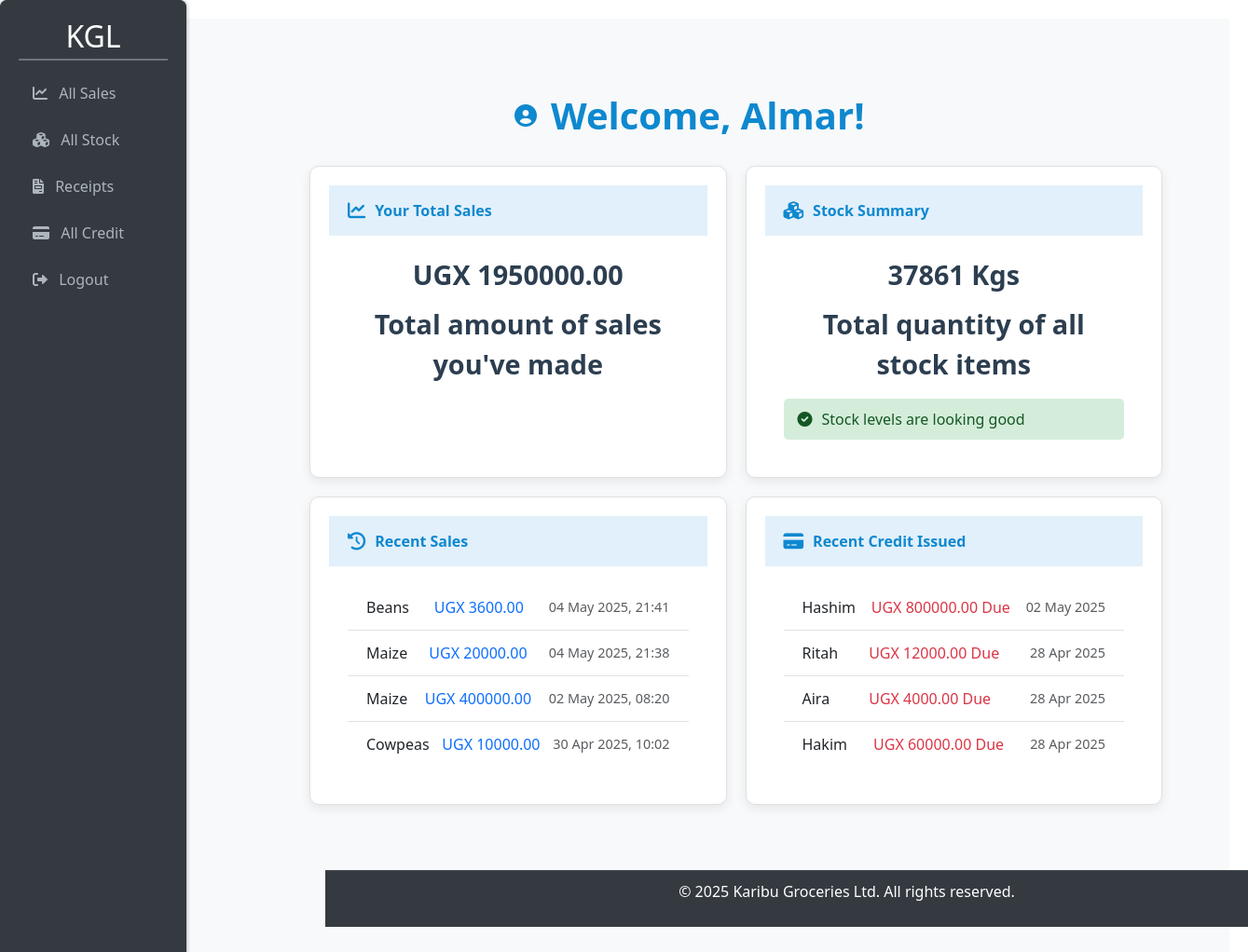
Screenshot of /dash1/ (signed in) with the database file from the repository.
### kgl_app/models.py (models this page shows, shortened)
class Userprofile(AbstractUser):
    managed_branches = models.ManyToManyField(Branch, related_name="managers", blank=True)
    is_salesagent= models.BooleanField(default=False)
    is_manager= models.BooleanField(default=False)
    is_owner= models.BooleanField(default=False)
    username =models.CharField(max_length=25,unique=True)
    email =models.EmailField(max_length=25, unique=True)
    address = models.CharField(max_length=50, blank=True)
    phonenumber =models.CharField(max_length= 20,blank=True)
    gender = models.CharField(max_length=10, blank=True)
    branch = models.ForeignKey(Branch, on_delete=models.SET_NULL, null=True, blank=True, related_name="users")
    groups = models.ManyToManyField(
        Group,
        related_name="userprofile_groups",
        blank=True,
        help_text="The groups this user belongs to.",
        verbose_name="groups"
    )
    user_permissions = models.ManyToManyField(
        Permission,
        related_name="userprofile_permissions",
        blank=True,
        help_text="Specific permissions for this user.",
        verbose_name="user permissions"
    )

class Sales(models.Model):
    product_name=models.ForeignKey(Stock, on_delete=models.CASCADE)
    tonnage=models.IntegerField()
    amount_paid =models.IntegerField(default=0,blank =False)
    buyers_name=models.CharField(max_length=35)
    date_and_time =models.DateTimeField(auto_now_add=True)
    salesagent_name=models.ForeignKey(Userprofile, on_delete=models.CASCADE,null=True)
    is_sold_on_cash=models.BooleanField(default=False)
    branch =models.ForeignKey(Branch, on_delete=models.CASCADE,null=True)
    selling_price=models.IntegerField(null=True,blank=True)
    def total_sales(self):
        return self.product_name.selling_price * self.tonnage

class Stock(models.Model):
    name_of_produce=models.CharField(max_length =255)
    type_of_produce =models.ForeignKey(ProduceType,on_delete=models.CASCADE,null=False,)
    date_and_time_of_produce= models.DateTimeField(auto_now_add =True)
    received_quantity = models.IntegerField(blank=False,null=False,default=0)
    issued_quantity=models.IntegerField(blank=False,null=False,default=0)
    tonnage =models.IntegerField(blank = False,null=False,default=0)
    cost=models.IntegerField(blank =False,default=25)
    name_of_dealer=models.CharField(max_length=255)
    branch=models.ForeignKey(Branch, on_delete=models.CASCADE,null=False,default=0)
    contact=models.CharField(default=20,null=False)
    selling_price=models.IntegerField(null=True,blank=True)
    current_stock =models.IntegerField(null=True,blank=False)
    def __str__(self):
        return self.name_of_produce

class Credit(models.Model):
    buyer_name=models.CharField(max_length=255)
    NIN=models.CharField(unique=True)
    location=models.CharField(max_length=25,default=35)
    contact =models.IntegerField(default=20)
    amount_due=models.IntegerField(default=False)
    due_date=models.DateTimeField(auto_now_add=True)
    product_name=models.ForeignKey(Stock, on_delete=models.CASCADE,null=True)
    branch = models.ForeignKey(Branch, on_delete=models.CASCADE,null=True)
    salesagent_name=models.ForeignKey(Userprofile, on_delete=models.CASCADE,null=True)
    type_of_produce =models.ForeignKey(ProduceType,on_delete=models.CASCADE,null=True)
    tonnage =models.IntegerField(blank = False)
    Dispatch_date=models.DateTimeField(auto_now_add=True)
    is_paid = models.BooleanField(default=False)  #

### kgl_app/views.py (the view)
# urls.py: path('dash1/',views.salesagent,name="salesagent"),
def salesagent(request):
    total_sales = Sales.objects.filter(salesagent_name=request.user).aggregate(
        total_sales=Sum('amount_paid')
    )['total_sales'] or 0
    total_stock = Stock.objects.aggregate(total_tonnage=Sum('tonnage'))['total_tonnage'] or 0
    low_stock_threshold = 5  # You can adjust this threshold
    low_stock_products = Stock.objects.filter(tonnage__lt=low_stock_threshold)
    recent_sales = Sales.objects.filter(salesagent_name=request.user).order_by('-id')[:4] #ch
    recent_credit = Credit.objects.order_by('-Dispatch_date')[:4]
    context = {
        'total_sales': total_sales,
        'total_stock': total_stock,
        'low_stock_products': low_stock_products,
        'recent_sales': recent_sales,
        'recent_credit': recent_credit,
        'username': request.user.username,  # It's better to pass username explicitly
    }
    return render(request, 'dash1.html', context)

### kgl_app/templates/dash1.html (shortened to what this page needs)
{% extends 'base.html' %}
{% load static %}
{% block content %}
<link href="https://cdn.jsdelivr.net/npm/bootstrap@5.3.0/dist/css/bootstrap.min.css" rel="stylesheet">
<link rel="stylesheet" href="https://cdnjs.cloudflare.com/ajax/libs/font-awesome/6.0.0/css/all.min.css">
<div class="dashboard-container">
    <h1 class="welcome-header">
        <i class="fas fa-user-circle"></i>Welcome, {{ request.user.username }}!
    </h1>
    <div class="dashboard-grid">
        <div class="dashboard-card">
            <div class="card-header card-header-dash">
                <i class="fas fa-chart-line"></i> Your Total Sales
            </div>
            <div class="card-body card-body-dash">
                <div class="stat-value">UGX {{ total_sales|default:"0"|floatformat:2 }}</div>
                <p class="stat-description">Total amount of sales you've made</p>
            </div>
        </div>
        <div class="dashboard-card">
            <div class="card-header card-header-dash">
                <i class="fas fa-cubes"></i> Stock Summary
            </div>
            <div class="card-body card-body-dash">
                {% if total_stock %}
                    <div class="stat-value">{{ total_stock }} Kgs</div>
                    <p class="stat-description">Total quantity of all stock items</p>
                    {% if low_stock_products %}
                        <div class="alert-warning">
                            <i class="fas fa-exclamation-triangle"></i>
                            <div>
                                <strong>Low Stock:</strong>
                                {% for product in low_stock_products %}
                                    {{ product.name_of_produce }} ({{ product.tonnage }}kg){% if not forloop.last %}, {% endif %}
                                {% endfor %}
                            </div>
                        </div>
                    {% else %}
                        <div class="alert-success">
                            <i class="fas fa-check-circle"></i>
                            <div>Stock levels are looking good</div>
                        </div>
                    {% endif %}
                {% else %}
                    <p class="stat-description">No stock information available</p>
                {% endif %}
            </div>
        </div>
    </div>
    <div class="dashboard-grid">
        <div class="dashboard-card">
            <div class="card-header card-header-dash">
                <i class="fas fa-history"></i> Recent Sales
            </div>
            <div class="card-body card-body-dash">
                {% if recent_sales %}
                    <ul class="list-group">
                        {% for sale in recent_sales %}
                            <li class="list-group-item">
                                <span>{{ sale.product_name }}</span>
                                <span class="text-primary">UGX {{ sale.total_sales|floatformat:2 }}</span>
                                <small class="text-muted">{{ sale.date_and_time|date:"d M Y, H:i" }}</small>
                            </li>
                        {% endfor %}
                    </ul>
                {% else %}
                    <p class="stat-description">No recent sales recorded</p>
                {% endif %}
            </div>
        </div>
        <div class="dashboard-card">
            <div class="card-header card-header-dash">
                <i class="fas fa-credit-card"></i> Recent Credit Issued
            </div>
            <div class="card-body card-body-dash">
                {% if recent_credit %}
                    <ul class="list-group">
                        {% for credit_entry in recent_credit %}
                            <li class="list-group-item">
                                <span>{{ credit_entry.buyer_name }}</span>
                                <span class="text-danger">UGX {{ credit_entry.amount_due|floatformat:2 }} Due</span>
                                <small class="text-muted">{{ credit_entry.Dispatch_date|date:"d M Y" }}</small>
                            </li>
                        {% endfor %}
                    </ul>
                {% else %}
                    <p class="stat-description">No recent credit issued</p>
                {% endif %}
            </div>
        </div>
    </div>
</div>
{% endblock %}

### kgl_app/templates/base.html (style rules this page uses)
body { background-color: #f8f9fa; display: flex; flex-direction: column; min-height: 100vh; font-family: sans-serif; margin: 0; background-color: #f8f9fa; color: #343a40; line-height: 1.6; }
.card-header { background-color: #f0f0f0; padding: 15px; border-bottom: 1px solid #ddd; border-top-left-radius: 10px; border-top-right-radius: 10px; }
.card-body { padding: 20px; }
h1 { margin-bottom: 20px; color: #333; text-align: center; }
h1 { margin-left: 220px; text-align: left; }
.dashboard-card { background-color: #ffffff; border: 1px solid #e0e0e0; border-radius: 8px; padding: 20px; width: 200px; box-shadow: 0 4px 8px rgba(0, 0, 0, 0.1); text-align: center; transition: transform 0.2s ease-in-out, box-shadow 0.2s ease-in-out; }
.dashboard-card p { font-size: 1.8rem; font-weight: bold; color: #2c3e50; }
h1 { margin-bottom: 20px; color: #333; }
.card-header { background-color: #f8f9fa; padding: 10px 15px; border-bottom: 1px solid #eee; font-weight: bold; color: #555; }
.card-body { padding: 15px; }
.list-group-item { padding: 8px 0; border-bottom: 1px solid #f8f9fa; }
.list-group-item:last-child { border-bottom: none; }
.text-muted { font-size: 0.9rem; }
body { font-family: 'Arial', sans-serif; background-color: #f8f9fa; padding: 20px; }
h1 { text-align: center; color: #007bff; margin-bottom: 20px; }
.card-header { background-color:#007bff; color:azure; }

### kgl_app/templates/dash1.html (style rules this page uses)
.dashboard-container { display: flex; flex-direction: column; min-height: 100vh; background-color: #f8f9fa; padding: 30px; margin-left: 120px; }
.welcome-header { color: #0e88cf; font-weight: 600; margin-bottom: 30px; display: flex; align-items: center; }
.welcome-header i { margin-right: 15px; font-size: 1.5rem; }
.dashboard-grid { display: flex; flex-wrap: wrap; gap: 20px; margin-bottom: 20px; }
.dashboard-card { flex: 1 1 calc(50% - 20px); min-width: 300px; background-color: white; border-radius: 10px; box-shadow: 0 4px 12px rgba(0, 0, 0, 0.08); overflow: hidden; transition: transform 0.2s ease; }
.card-header-dash { background-color: #e2f0fb; color: #0e88cf; padding: 15px 20px; border-bottom: none; display: flex; align-items: center; }
.card-header-dash i { margin-right: 10px; font-size: 1.2rem; }
.card-body-dash { padding: 20px; }
.stat-value { font-size: 1.8rem; font-weight: 600; color: #2c3e50; margin-bottom: 10px; }
.stat-description { color: #6c757d; font-size: 0.9rem; margin-bottom: 15px; }
.list-group-item { border-left: none; border-right: none; padding: 12px 20px; display: flex; justify-content: space-between; align-items: center; }
.list-group-item:first-child { border-top: none; }
.list-group-item:last-child { border-bottom: none; }
.alert-success { background-color: #d4edda; border-color: #c3e6cb; color: #155724; padding: 10px 15px; border-radius: 5px; margin-top: 15px; display: flex; align-items: center; }
.alert-success i { margin-right: 10px; }

### rows the page displays
Userprofile: user.username "Almar"
Sales: product_name "Beans", total_sales "3600.00", date_and_time "04 May 2025, 21:41"
Sales: product_name "Maize", total_sales "20000.00", date_and_time "04 May 2025, 21:38"
Sales: product_name "Maize", total_sales "400000.00", date_and_time "02 May 2025, 08:20"
Sales: product_name "Cowpeas", total_sales "10000.00", date_and_time "30 Apr 2025, 10:02"
Credit: buyer_name "Hashim", amount_due "800000.00", Dispatch_date "02 May 2025"
Credit: buyer_name "Ritah", amount_due "12000.00", Dispatch_date "28 Apr 2025"
Credit: buyer_name "Aira", amount_due "4000.00", Dispatch_date "28 Apr 2025"
Credit: buyer_name "Hakim", amount_due "60000.00", Dispatch_date "28 Apr 2025"

### other values shown
{{ total_sales|default:"0"|floatformat:2 }} "1950000.00"
{{ total_stock }} "37861"
